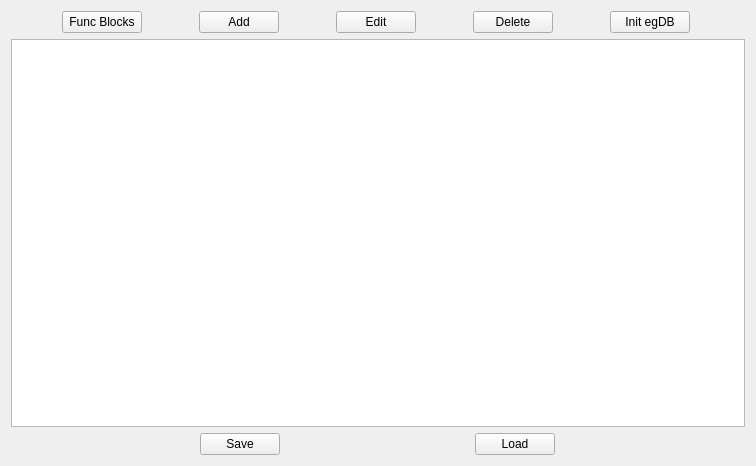
<?xml version="1.0" encoding="UTF-8"?>
<ui version="4.0">
 <class>ProjectsForm</class>
 <widget class="QWidget" name="ProjectsForm">
  <property name="geometry">
   <rect>
    <x>0</x>
    <y>0</y>
    <width>756</width>
    <height>466</height>
   </rect>
  </property>
  <property name="sizePolicy">
   <sizepolicy hsizetype="Preferred" vsizetype="Preferred">
    <horstretch>0</horstretch>
    <verstretch>0</verstretch>
   </sizepolicy>
  </property>
  <property name="windowTitle">
   <string>Projects</string>
  </property>
  <layout class="QVBoxLayout" name="verticalLayout">
   <item>
    <layout class="QHBoxLayout" name="horizontalLayout">
     <item>
      <widget class="QPushButton" name="addButton">
       <property name="sizePolicy">
        <sizepolicy hsizetype="Fixed" vsizetype="Fixed">
         <horstretch>0</horstretch>
         <verstretch>0</verstretch>
        </sizepolicy>
       </property>
       <property name="text">
        <string>Func Blocks</string>
       </property>
      </widget>
     </item>
     <item>
      <widget class="QPushButton" name="addProjectButton">
       <property name="sizePolicy">
        <sizepolicy hsizetype="Fixed" vsizetype="Fixed">
         <horstretch>0</horstretch>
         <verstretch>0</verstretch>
        </sizepolicy>
       </property>
       <property name="text">
        <string>Add</string>
       </property>
      </widget>
     </item>
     <item>
      <widget class="QPushButton" name="editProjectButton">
       <property name="sizePolicy">
        <sizepolicy hsizetype="Fixed" vsizetype="Fixed">
         <horstretch>0</horstretch>
         <verstretch>0</verstretch>
        </sizepolicy>
       </property>
       <property name="text">
        <string>Edit</string>
       </property>
      </widget>
     </item>
     <item>
      <widget class="QPushButton" name="deleteButton">
       <property name="sizePolicy">
        <sizepolicy hsizetype="Fixed" vsizetype="Fixed">
         <horstretch>0</horstretch>
         <verstretch>0</verstretch>
        </sizepolicy>
       </property>
       <property name="text">
        <string>Delete</string>
       </property>
      </widget>
     </item>
     <item>
      <widget class="QPushButton" name="initButton">
       <property name="sizePolicy">
        <sizepolicy hsizetype="Fixed" vsizetype="Fixed">
         <horstretch>0</horstretch>
         <verstretch>0</verstretch>
        </sizepolicy>
       </property>
       <property name="text">
        <string>Init egDB</string>
       </property>
      </widget>
     </item>
    </layout>
   </item>
   <item>
    <widget class="QTableView" name="tableView"/>
   </item>
   <item>
    <layout class="QHBoxLayout" name="horizontalLayout_2">
     <item>
      <widget class="QPushButton" name="saveButton">
       <property name="sizePolicy">
        <sizepolicy hsizetype="Fixed" vsizetype="Fixed">
         <horstretch>0</horstretch>
         <verstretch>0</verstretch>
        </sizepolicy>
       </property>
       <property name="text">
        <string>Save</string>
       </property>
      </widget>
     </item>
     <item>
      <widget class="QPushButton" name="loadButton">
       <property name="sizePolicy">
        <sizepolicy hsizetype="Fixed" vsizetype="Fixed">
         <horstretch>0</horstretch>
         <verstretch>0</verstretch>
        </sizepolicy>
       </property>
       <property name="text">
        <string>Load</string>
       </property>
      </widget>
     </item>
    </layout>
   </item>
  </layout>
 </widget>
 <layoutdefault spacing="6" margin="11"/>
 <resources/>
 <connections/>
</ui>
